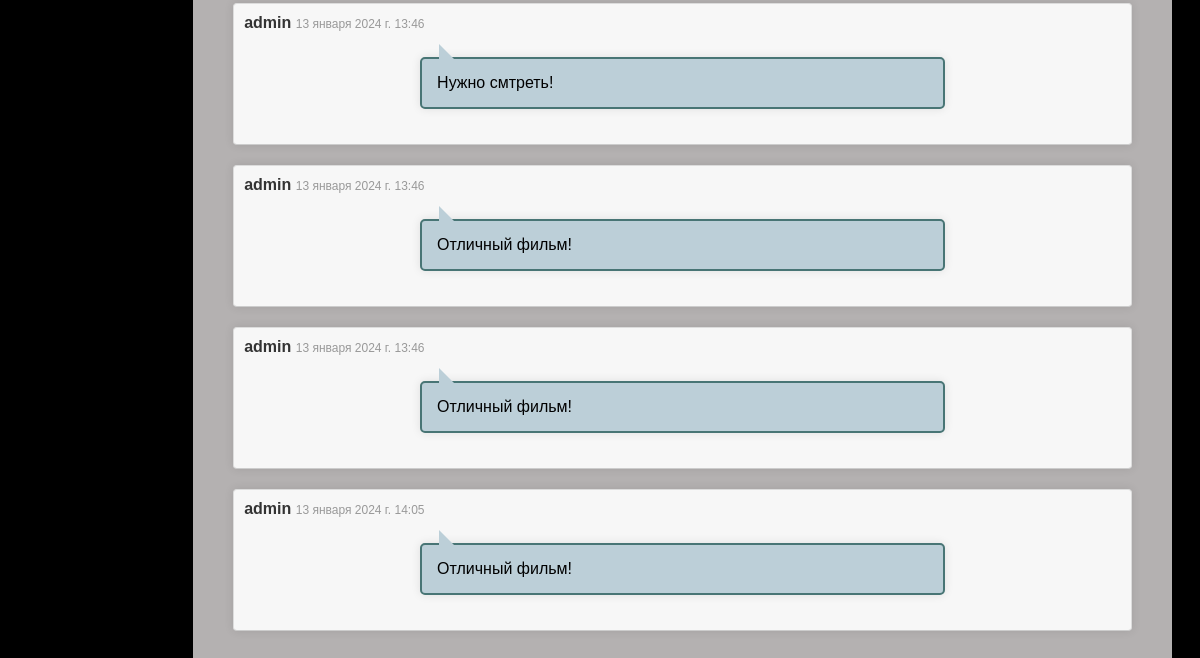
The app's page /kino/2/ (signed in, lower part), older data.
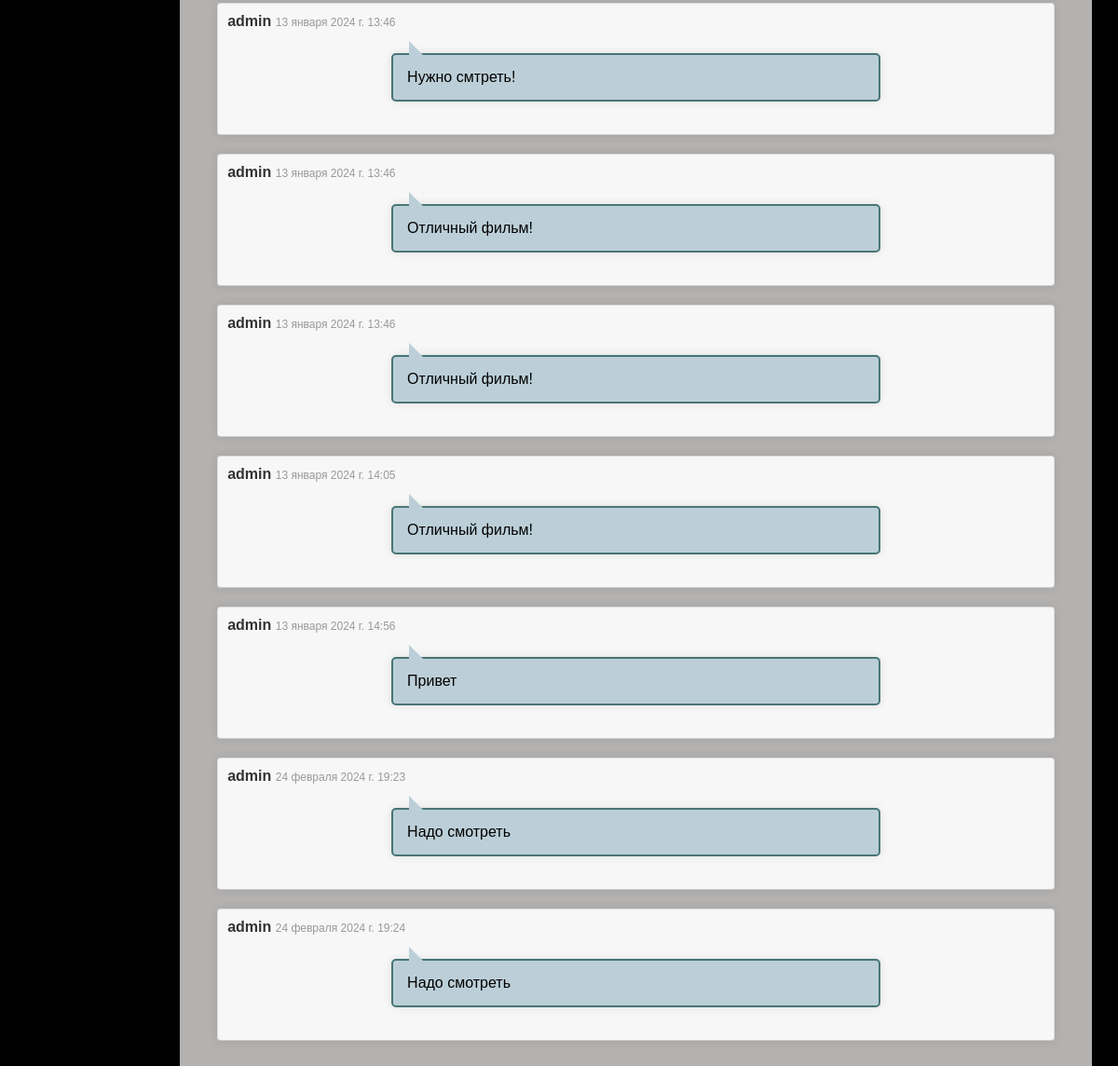
The same page, newer data.
### catalog/models.py (models this page shows, shortened)
class Comment(models.Model):
    body = models.TextField(verbose_name='Напишите комментарий')
    timedata = models.DateTimeField(auto_now=True)
    active = models.BooleanField(default=False)
    kino = models.ForeignKey(Kino, on_delete=models.CASCADE)
    user = models.ForeignKey(User, on_delete=models.SET_NULL, null=True, blank=True)

### catalog/views.py (the view)
# urls.py: path('kino/<int:pk>/', kinodetail, name='info'),
def kinodetail(req, pk):
    film = Kino.objects.get(id=pk)
    comments = film.comment_set.filter(active=True)
    forma = CommentForm()
    if req.method == 'POST':
        form = CommentForm(req.POST)
        if form.is_valid():
            newcom = form.save(commit=False)
            newcom.kino = film
            newcom.user = req.user
            proverka(newcom)
            form.save()
            return redirect('info', pk=pk)
    else:
        forma = CommentForm()
    data = {'kino': film, 'form': forma, 'comments': comments}
    return render(req, 'catalog/kino_detail.html', data)

### catalog/models.py (called while the page is built)
    def __str__(self):
        return self.name

    def displayAct(self):
        res = ''
        for one in self.actors.all():
            res += one.name + ' '
            return res

### templates/catalog/kino_detail.html (shortened to what this page needs)
{% extends 'index.html' %}
{% load static %}
{% block head %}
    <link rel="stylesheet" href="{% static 'kino_details.css' %}">
{% endblock head %}
{% block content %}
    <ul>
        <li>
            <div>
                {% if user.profiuser.podpiska.id >= kino.podpiska.id %}
                    {% for one in comments %}
                        <div class="comment">
                            <span class="username">{{ one.user.username }}</span>
                            <span class="date">{{ one.timedata }}</span>
                            <div class="descriptiomo-nalonvevons">{{ one.body }}</div>
                        </div>
                    {% endfor %}
                {% else %}
                    <h3>Купите подписку</h3>
                {% endif %}
            </div>
        </li>
    </ul>
{% endblock content %}

### templates/index.html (shortened to what this page needs)
<!DOCTYPE html>
{% load static %}
<html lang="en">
<head>
    {% block head %}{% endblock %}
</head>
<body>
{% block content %}{% endblock content %}
</body>
</html>

### catalog/static/kino_details.css (style rules this page uses)
body { font-family: Arial, sans-serif; background-color: black; }
ul { list-style-type: none; padding: 0; margin: 0; }
li { display: flex; align-items: flex-start; margin-bottom: 20px; background-color: black; }
.comment { margin-bottom: 20px; padding: 10px; border: 1px solid #dcdcdc; background-color: #f7f7f7; border-radius: 4px; }
.comment .username { font-weight: bold; color: #333333; }
.comment .date { font-size: 12px; color: #999999; margin-bottom: 5px; }
.descriptiomo-nalonvevons { position: relative; margin: 25px auto; padding: 15px; width: 56%; min-height: 10px; font-family: sans-serif; background: rgb(188, 207, 216); border: 2px solid rgb(72, 117, 117); }
.descriptiomo-nalonvevons:before { content: ''; position: absolute; top: -20px; left: 15px; border: 10px solid #fdfcfc; border-bottom: 10px solid rgb(94, 122, 136); border-left: 10px solid rgb(90, 123, 123); z-index: -1; }
.descriptiomo-nalonvevons:after { content: ''; position: absolute; top: -15px; left: 17px; border: 10px solid hsla(0, 0%, 0%, 0); border-bottom: 10px solid rgb(188, 207, 216); border-left: 10px solid rgb(188, 207, 216); z-index: 1; }
div { margin: 20px; padding: 20px; background-color: #b4b1b1; border-radius: 5px; box-shadow: 0 0 10px rgba(0, 0, 0, 0.1); }
.comment { margin-bottom: 20px; padding-bottom: 10px; border-bottom: 1px solid #ccc; }
.username { font-weight: bold; }
.date { color: #999; }

Row changes from the older to the newer data that the page shows:
added Comment: user.username "admin", timedata "13 января 2024 г. 14:56", body "Привет"
added Comment: user.username "admin", timedata "24 февраля 2024 г. 19:23", body "Надо смотреть"
added Comment: user.username "admin", timedata "24 февраля 2024 г. 19:24", body "Надо смотреть"
